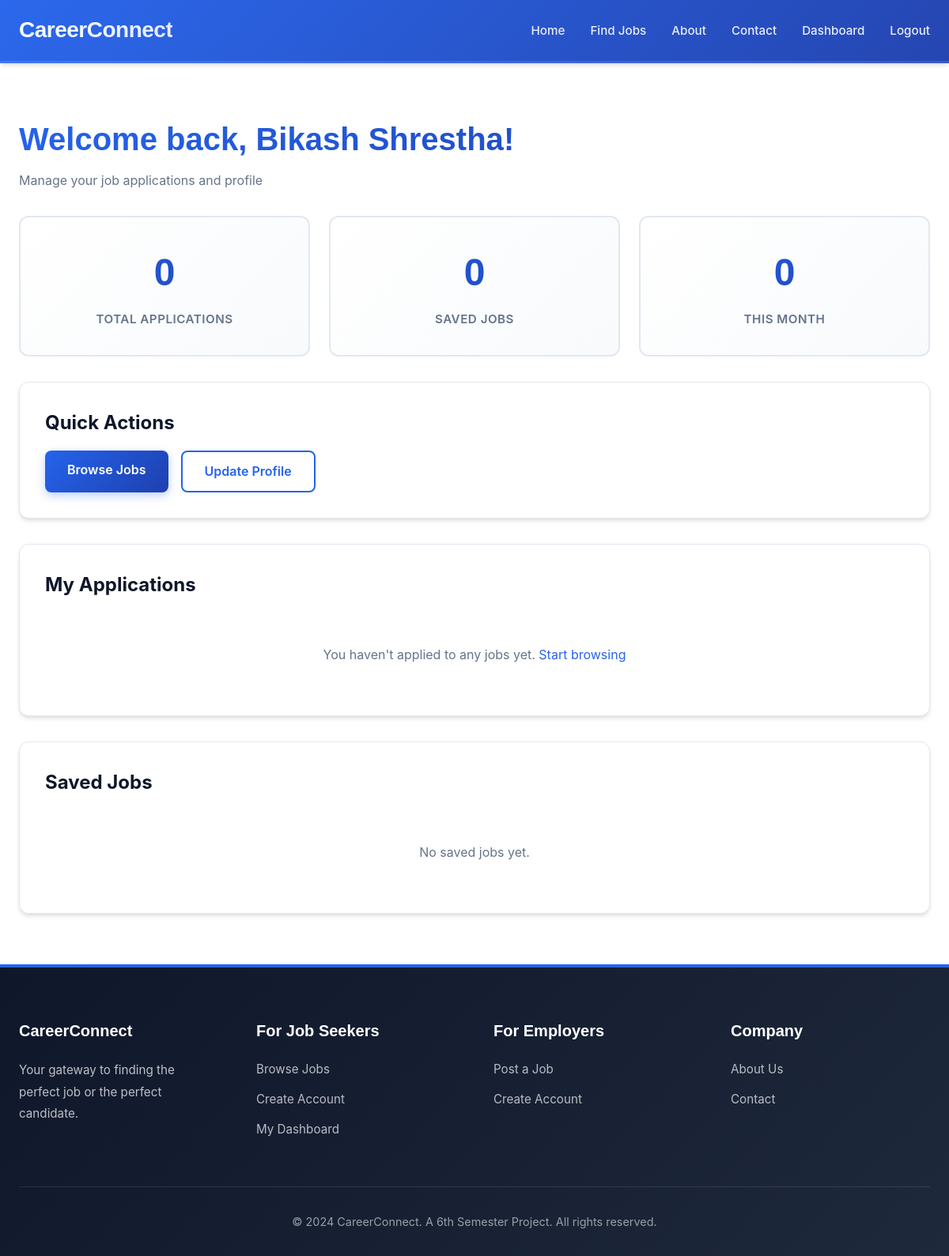
The app's page /seeker/dashboard/ (signed in), older data.
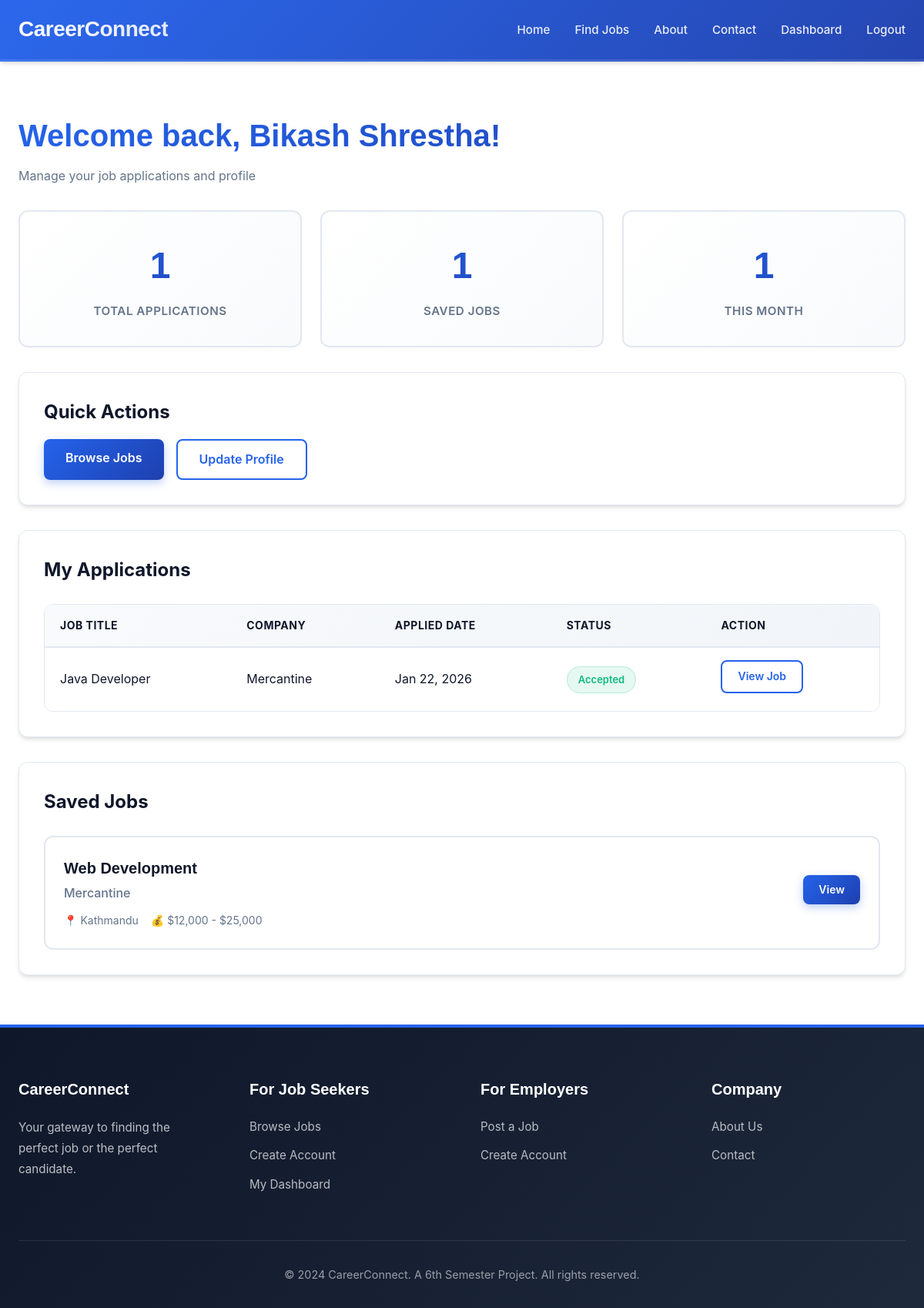
The same page, newer data.
### jobs/models.py (models this page shows, shortened)
class Application(models.Model):
    STATUS_CHOICES = (
        ('pending', 'Pending'),
        ('reviewed', 'Reviewed'),
        ('shortlisted', 'Shortlisted'),
        ('rejected', 'Rejected'),
        ('accepted', 'Accepted'),
    )
    job = models.ForeignKey(Job, on_delete=models.CASCADE, related_name='applications')
    applicant = models.ForeignKey(User, on_delete=models.CASCADE, related_name='applications')
    resume = models.FileField(upload_to='application_resumes/')
    cover_letter = models.TextField()
    contact_email = models.EmailField()
    contact_phone = models.CharField(max_length=15)
    status = models.CharField(max_length=20, choices=STATUS_CHOICES, default='pending')
    applied_date = models.DateTimeField(auto_now_add=True)
    updated_at = models.DateTimeField(auto_now=True)
    class Meta:
        ordering = ['-applied_date']
        unique_together = ['job', 'applicant']

class Job(models.Model):
    JOB_TYPES = (
        ('full-time', 'Full Time'),
        ('part-time', 'Part Time'),
        ('contract', 'Contract'),
        ('internship', 'Internship'),
        ('remote', 'Remote'),
    )
    CATEGORIES = (
        ('it', 'IT & Software'),
        ('business', 'Business'),
        ('finance', 'Finance'),
        ('marketing', 'Marketing'),
        ('sales', 'Sales'),
        ('healthcare', 'Healthcare'),
        ('education', 'Education'),
        ('engineering', 'Engineering'),
        ('other', 'Other'),
    )
    employer = models.ForeignKey(User, on_delete=models.CASCADE, related_name='jobs_posted')
    title = models.CharField(max_length=200)
    company_name = models.CharField(max_length=200)
    company_logo = models.ImageField(upload_to='job_logos/', blank=True, null=True)
    description = models.TextField()
    responsibilities = models.TextField()
    requirements = models.TextField()
    category = models.CharField(max_length=50, choices=CATEGORIES)
    job_type = models.CharField(max_length=20, choices=JOB_TYPES)
    location = models.CharField(max_length=100)
    salary_min = models.DecimalField(max_digits=10, decimal_places=2, blank=True, null=True)
    salary_max = models.DecimalField(max_digits=10, decimal_places=2, blank=True, null=True)
    experience_required = models.IntegerField(default=0, help_text="Years of experience")
    skills_required = models.TextField(help_text="Comma separated skills")
    is_active = models.BooleanField(default=True)
    posted_date = models.DateTimeField(default=timezone.now)
    deadline = models.DateField(blank=True, null=True)
    created_at = models.DateTimeField(auto_now_add=True)
    updated_at = models.DateTimeField(auto_now=True)
    class Meta:
        ordering = ['-posted_date']
    def salary_range(self):
        if self.salary_min and self.salary_max:
            return f"${self.salary_min:,.0f} - ${self.salary_max:,.0f}"
        elif self.salary_min:
            return f"${self.salary_min:,.0f}+"
        return "Negotiable"

class SavedJob(models.Model):
    user = models.ForeignKey(User, on_delete=models.CASCADE, related_name='saved_jobs')
    job = models.ForeignKey(Job, on_delete=models.CASCADE, related_name='saved_by')
    saved_date = models.DateTimeField(auto_now_add=True)
    class Meta:
        unique_together = ['user', 'job']

### jobs/views.py (the view)
# urls.py: path('seeker/dashboard/', views.seeker_dashboard, name='seeker_dashboard'),
@login_required
def seeker_dashboard(request):
    if request.user.profile.user_type != 'seeker':
        return HttpResponseForbidden("Access denied")
    recommended_jobs = []
    try:
        recommended_jobs = get_job_recommendations(request.user, count=6)
    except Exception as e:
        print(f"Recommendation error: {e}")
        recommended_jobs = []
    return render(request, 'seeker_dashboard.html', {
        'applications': Application.objects.filter(applicant=request.user),
        'saved_jobs': SavedJob.objects.filter(user=request.user),
        'recommended_jobs': recommended_jobs,
    })

### jobs/ml_recommender.py (called while the page is built, shortened)
def get_job_recommendations(user, count=6):
    recommender = JobRecommender()
    return recommender.get_recommendations(user, n_recommendations=count)

    def get_recommendations(self, user, n_recommendations=6):
        applied_job_ids = Application.objects.filter(applicant=user).values_list('job_id', flat=True)
        saved_job_ids = SavedJob.objects.filter(user=user).values_list('job_id', flat=True)
        excluded_ids = list(applied_job_ids) + list(saved_job_ids)
        available_jobs = Job.objects.filter(is_active=True).exclude(id__in=excluded_ids)
        if not available_jobs.exists():
            return []

### jobs/templates/seeker_dashboard.html (shortened to what the changed rows need)
{% extends 'base.html' %}
{% block content %}
<section class="py-4">
    <div class="container">
        <div class="dashboard-header">
            <h1>Welcome back, {{ user.get_full_name|default:user.username }}!</h1>
        </div>
        <div class="dashboard-stats">
            <div class="stat-card">
                <div class="stat-value">{{ applications.count }}</div>
                <div class="stat-label">Total Applications</div>
            </div>
            <div class="stat-card">
                <div class="stat-value">{{ saved_jobs.count }}</div>
                <div class="stat-label">Saved Jobs</div>
            </div>
            <div class="stat-card">
                <div class="stat-value">
                    {{ applications|length }}
                </div>
                <div class="stat-label">This Month</div>
            </div>
        </div>
        <div class="card mb-4">
            <h2 class="mb-2">Quick Actions</h2>
        </div>
        <div class="card mb-4">
            <h2 class="mb-3">My Applications</h2>
            {% if applications %}
                <div class="table">
                    <table style="width: 100%;">
                        <thead>
                            <tr>
                                <th>Job Title</th>
                                <th>Company</th>
                                <th>Applied Date</th>
                                <th>Status</th>
                                <th>Action</th>
                            </tr>
                        </thead>
                        <tbody>
                            {% for application in applications %}
                                <tr>
                                    <td>{{ application.job.title }}</td>
                                    <td>{{ application.job.company_name }}</td>
                                    <td>{{ application.applied_date|date:"M d, Y" }}</td>
                                    <td>
                                        {% if application.status == 'pending' %}
                                            <span class="tag tag-warning">Pending</span>
                                        {% elif application.status == 'reviewed' %}
                                            <span class="tag tag-primary">Reviewed</span>
                                        {% elif application.status == 'shortlisted' %}
                                            <span class="tag tag-success">Shortlisted</span>
                                        {% elif application.status == 'rejected' %}
                                            <span class="tag tag-danger">Rejected</span>
                                        {% elif application.status == 'accepted' %}
                                            <span class="tag tag-success">Accepted</span>
                                        {% endif %}
                                    </td>
                                    <td>
                                        <a href="{% url 'jobs:job_detail' application.job.id %}" class="btn btn-small btn-outline">View Job</a>
                                    </td>
                                </tr>
                            {% endfor %}
                        </tbody>
                    </table>
                </div>
            {% else %}
                <p style="text-align: center; color: var(--gray-color); padding: 2rem;">
                    You haven't applied to any jobs yet. <a href="{% url 'jobs:job_listings' %}" style="color: var(--primary-color);">Start browsing</a>
                </p>
            {% endif %}
        </div>
        <div class="card">
            <h2 class="mb-3">Saved Jobs</h2>
            {% if saved_jobs %}
                <div class="grid">
                    {% for saved in saved_jobs %}
                        <div class="job-card">
                            <div class="job-info">
                                <h3 class="job-title">
                                    <a href="{% url 'jobs:job_detail' saved.job.id %}" style="text-decoration: none; color: inherit;">
                                        {{ saved.job.title }}
                                    </a>
                                </h3>
                                <p class="job-company">{{ saved.job.company_name }}</p>
                                <div class="job-meta">
                                    <span class="job-meta-item">📍 {{ saved.job.location }}</span>
                                    <span class="job-meta-item">💰 {{ saved.job.salary_range }}</span>
                                </div>
                            </div>
                            <div>
                                <a href="{% url 'jobs:job_detail' saved.job.id %}" class="btn btn-primary btn-small">View</a>
                            </div>
                        </div>
                    {% endfor %}
                </div>
            {% else %}
                <p style="text-align: center; color: var(--gray-color); padding: 2rem;">
                    No saved jobs yet.
                </p>
            {% endif %}
        </div>
    </div>
</section>
{% endblock %}

Row changes from the older to the newer data that the page shows:
added Application: job "Java Developer", job.company_name "Mercantine", applied_date "Jan 22, 2026", status "Accepted"
added SavedJob: job "Web Development", job.company_name "Mercantine", job.location "Kathmandu", job.salary_range "$12,000 - $25,000"
Text that changed along with them:
{{ applications.count }}: "0" → "1"
{{ saved_jobs.count }}: "0" → "1"
{{ applications|length }}: "0" → "1"
text no longer shown: "You haven't applied to any jobs yet. Start browsing No saved jobs yet."
text now shown: "JOB TITLE COMPANY APPLIED DATE STATUS ACTION"
